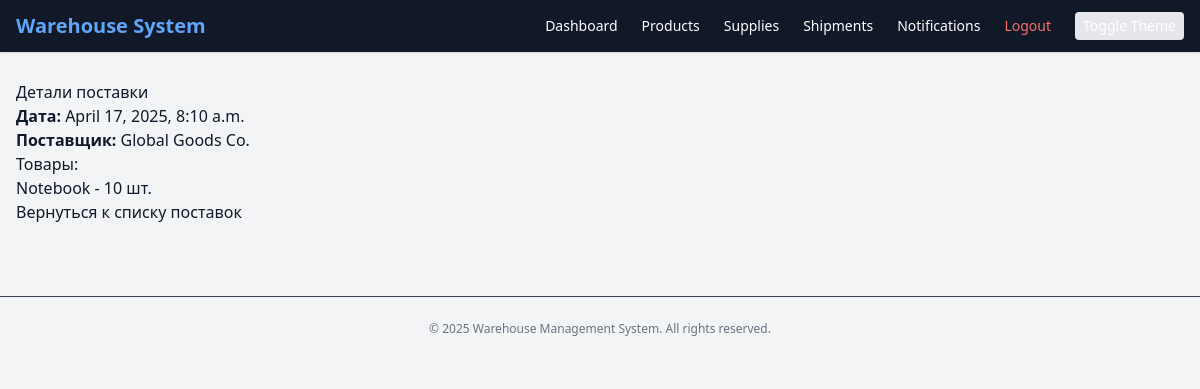
Screenshot of /warehouse/supplies/4/ (signed in) with the database file from the repository.
### warehouse/models.py (models this page shows, shortened)
class Supply(models.Model):
    date = models.DateTimeField(auto_now_add=True)
    supplier = models.CharField(max_length=100)
    created_by = models.ForeignKey(User, on_delete=models.CASCADE, related_name='supplies', null=True)

class SupplyItem(models.Model):
    supply = models.ForeignKey(Supply, related_name='items', on_delete=models.CASCADE)
    product = models.ForeignKey(Product, on_delete=models.CASCADE)
    quantity = models.PositiveIntegerField()

class Product(models.Model):
    name = models.CharField(max_length=100)
    category = models.ForeignKey(Category, on_delete=models.SET_NULL, null=True, blank=True)
    price = models.DecimalField(max_digits=10, decimal_places=2)
    quantity = models.PositiveIntegerField(default=0)
    min_quantity = models.PositiveIntegerField(default=0)
    image = models.ImageField(upload_to='product_images/', null=True, blank=True)

### warehouse/views.py (the view)
# urls.py: path('supplies/<int:pk>/', views.supply_detail, name='supply_detail'),
@login_required
def supply_detail(request, pk):
    supply = get_object_or_404(Supply, pk=pk)
    return render(request, 'supply_detail.html', {'supply': supply})

### warehouse/templates/supply_detail.html (shortened to what this page needs)
{% extends 'base.html' %}
{% block content %}
    <h2>Детали поставки</h2>
    <p><strong>Дата:</strong> {{ supply.date }}</p>
    <p><strong>Поставщик:</strong> {{ supply.supplier }}</p>
    <h3>Товары:</h3>
    <ul>
        {% for item in supply.items.all %}
            <li>{{ item.product.name }} - {{ item.quantity }} шт.</li>
        {% endfor %}
    </ul>
    <a href="{% url 'supplies' %}">Вернуться к списку поставок</a>
{% endblock %}

### staticfiles/css/style.css (style rules this page uses)
html, :host { line-height: 1.5; -webkit-text-size-adjust: 100%; -moz-tab-size: 4; -o-tab-size: 4; tab-size: 4; font-family: ui-sans-serif, system-ui, sans-serif, "Apple Color Emoji", "Segoe UI Emoji", "Segoe UI Symbol", "Noto Color Emoji"; font-feature-settings: normal; font-variation-settings: normal; -webkit-tap-highlight-color: transparent; }
body { margin: 0; line-height: inherit; }
h1, h2, h3, h4, h5, h6 { font-size: inherit; font-weight: inherit; }
a { color: inherit; text-decoration: inherit; }
b, strong { font-weight: bolder; }
blockquote, dl, dd, h1, h2, h3, h4, h5, h6, hr, figure, p, pre { margin: 0; }
ol, ul, menu { list-style: none; margin: 0; padding: 0; }
.bg-gray-100 { --tw-bg-opacity: 1; background-color: rgb(243 244 246 / var(--tw-bg-opacity)); }
.text-gray-900 { --tw-text-opacity: 1; color: rgb(17 24 39 / var(--tw-text-opacity)); }
.transition-colors { transition-property: color, background-color, border-color, text-decoration-color, fill, stroke; transition-timing-function: cubic-bezier(0.4, 0, 0.2, 1); transition-duration: 150ms; }
.duration-300 { transition-duration: 300ms; }

### rows the page displays
Supply: date "April 17, 2025, 8:10 a.m.", supplier "Global Goods Co."
SupplyItem: product.name "Notebook", quantity "10"
